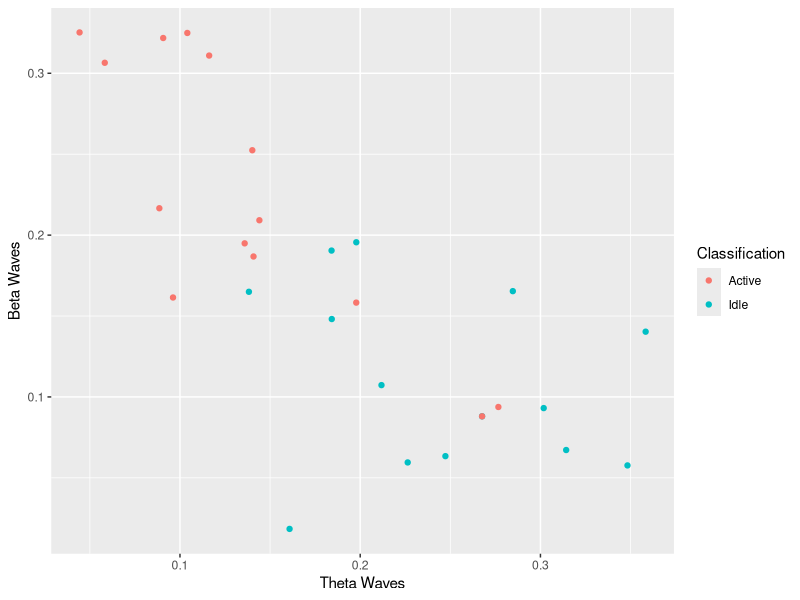
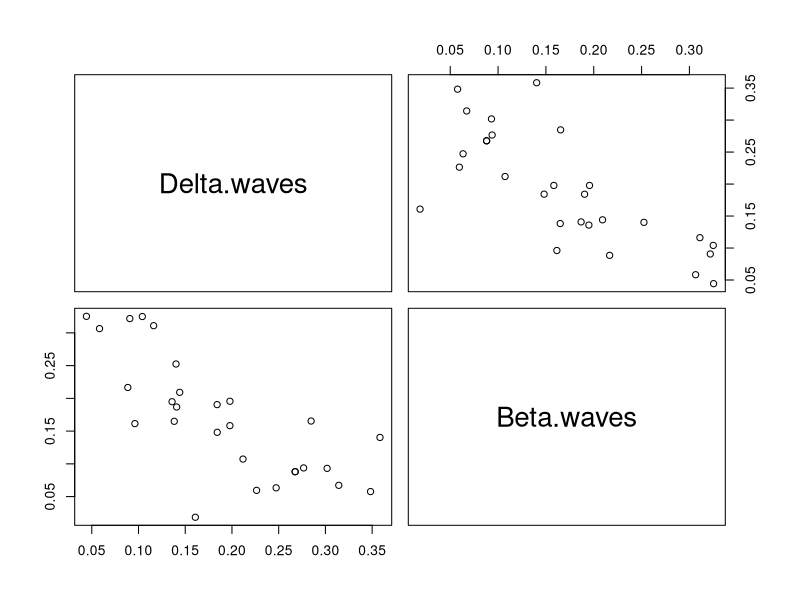
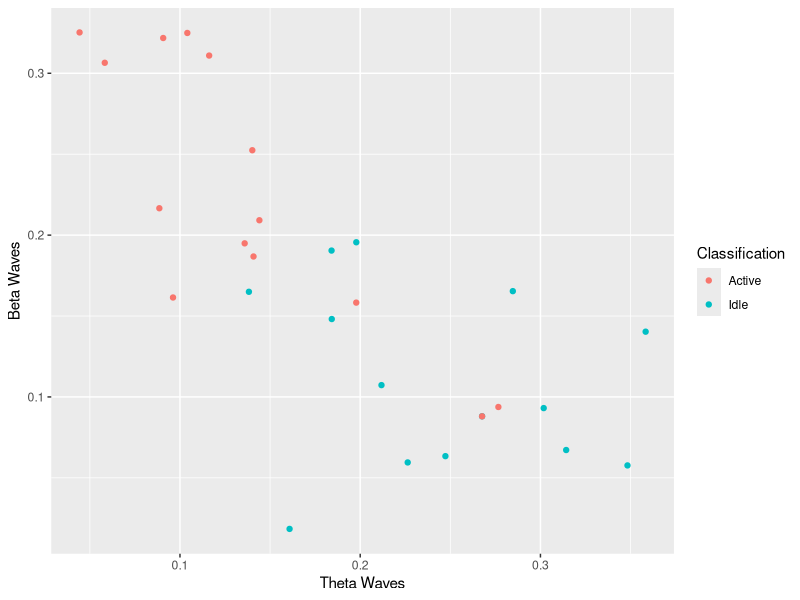

R code for these plots, in order: (Note: this script raises an error after producing the figures.)
bwtable.all <- read.csv("bwdata.csv", header = TRUE)#download brain wave data as bwtable
bwtable.all


#this is to change to 0 and 1 for idle and active 
classn <-c(NULL)
num <- 1
while (num< 29){
  if(bwtable.all[num,6] == "Idle"){
    temp = 0
    classn <- append (classn,temp)
  }else{
    temp = 1
    classn <- append (classn,temp)
  }
  num <- num + 1
}

classn
bwtable <- data.frame(Theta.waves = bwtable.all[,2], Beta.waves = bwtable.all[,4],
                      Classification = classn)
bwtable
###########################################################################################



bwtable <- data.frame(Delta.waves = bwtable.all[,1], Beta.waves = bwtable.all[,4],
                      Classification = bwtable.all[,6])
bwtable
library(ggplot2)

qplot( bwtable[,1],bwtable[,2],  data = bwtable, color=Classification, xlab ="Theta Waves",ylab ="Beta Waves") 
ggsave("ThetaWaves_Betawaves.png")

class(bwtable.all)
mode(bwtable.all)
cor(bwtable.all[,-6])

cor(bwtable[,-3])# check the corelation
pairs(bwtable[,-3])# graph the correlation , here we can see that the correlation is -0.63, which is 
                                                                        # not good 
#separate data into training and test

#########1:10 - train , and 11-14 test :

training.data = rbind(bwtable[1:10,], bwtable[15:24,])
training.data
test.data = rbind(bwtable[11:14,], bwtable[25:28,])
test.data


glm.fit=glm(Classification~Theta.waves+Beta.waves,data=training.data,family=binomial)
summary(glm.fit)
#plot(glm.fit)

model.predict = predict(glm.fit,test.data, type = "response")
model.predict

plot(Classification~Theta.waves+Beta.waves,data=test.data)



#########5-14 - train , and 1-4 test :
training.data = rbind(bwtable[5:14,], bwtable[19:24,])
training.data
test.data = rbind(bwtable[1:4,], bwtable[15:18,])
test.data


glm.fit=glm(Classification~Theta.waves+Beta.waves,data=training.data,family=binomial)
summary(glm.fit)
#plot(glm.fit)

model.predict = predict(glm.fit,test.data, type = "response")
model.predict



############train all, and test alll.....-->
training.data = rbind(bwtable[1:14,], bwtable[15:28,])
training.data
test.data = rbind(bwtable[1:14,], bwtable[15:28,])
test.data


glm.fit=glm(Classification~Delta.waves+Beta.waves,data=training.data,family=binomial)
summary(glm.fit)



###explanation of results::
# since p value is 0.9, 0.2 and 0.1, which is higher, there is no significant relation 
#between classification and delta and beta waves.

#plot(glm.fit)

model.predict = predict(glm.fit,test.data, type = "response")
model.predict
bwtable$predict <- model.predict
bwtable # now this table has all predicted values for each data point

#############################

model.predict.class = model.predict >0.5
model.predict.class
table(test.data[,3], model.predict.class)

library(ggplot2)
ggplot(bwtable, aes(x=Theta.waves, y=Classification)) + geom_point() 
 


# so the summary is there is no significant relationship among classificaion and delta/beta waves.

